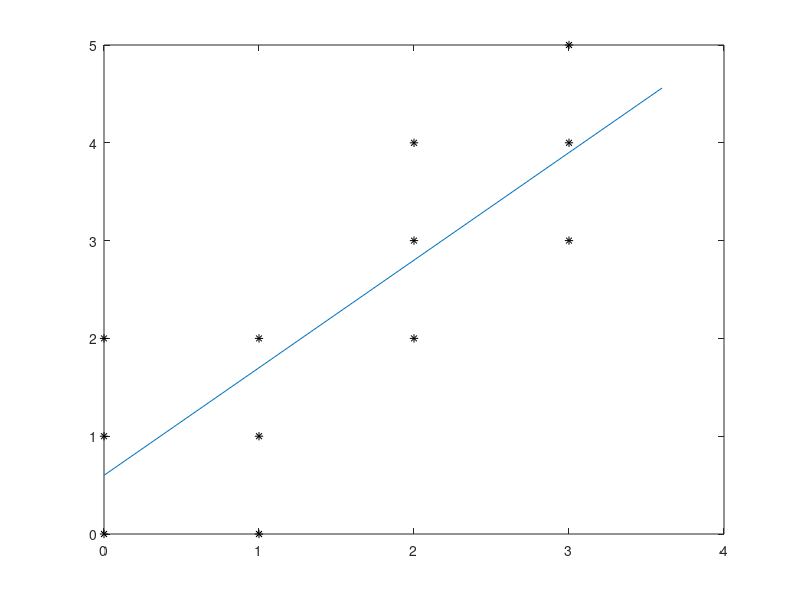

The MATLAB script that drew this image:
x = [0.000000 0.400000 0.800000 1.200000 1.600000 2.000000 2.400000 2.800000 3.200000 3.600000];
y = [0.600000 1.040000 1.480000 1.920000 2.360000 2.800000 3.240000 3.680000 4.120000 4.560000];
x0 = [0, 0, 0, 1, 1, 1, 2, 2, 2, 3, 3, 3];
y0 = [0, 1, 2, 1, 2, 0, 2, 3, 4, 3, 4, 5];

plot(x, y);
hold;
plot(x0, y0, 'k *');

print("-r60", "linear-regression.png");